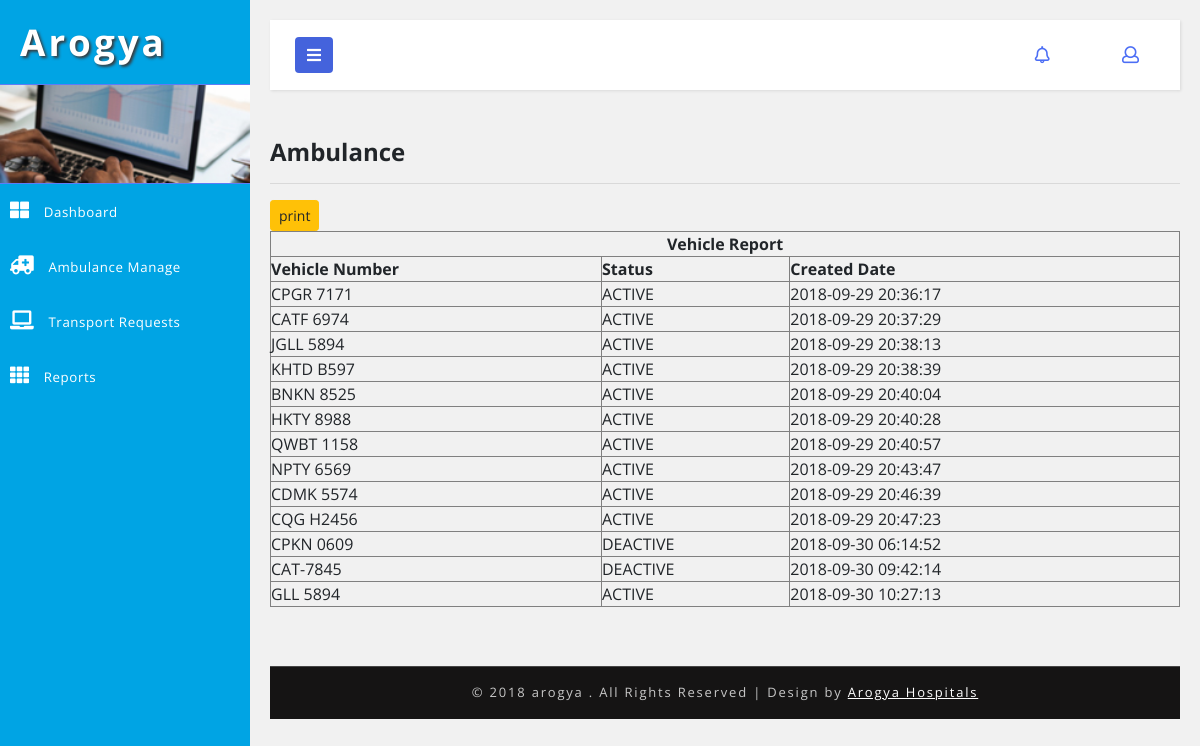
Screenshot of /Arogya_/arogyaadmin/transport/report-vehicle.php with the database file from the repository.
### tables this page shows
CREATE TABLE `hms_vehicle` (
  `id` int(5) NOT NULL,
  `vehicle_number` varchar(30) DEFAULT NULL,
  `status_code` varchar(50) DEFAULT 'ACTIVE',
  `created_date` timestamp NULL DEFAULT CURRENT_TIMESTAMP
);

### Arogya_/arogyaadmin/DB.php (called while the page is built, shortened)
<?php
function getDBConnection() {
    $servername = "localhost";
    $username = "root";
    $password = "";
    $db = "hmsdb";
    $conn = mysqli_connect($servername, $username, $password, $db);
    if (!$conn) {
        die("Connection failed: " . mysqli_connect_error());
    } else {
        return $conn;
    }
}
function getData($sql) {
    $conn = getDBConnection();
    $result = mysqli_query($conn, $sql);
    if (mysqli_num_rows($result) > 0) {
        return $result;
    } else {
        return FALSE;
    }
}
?>

### Arogya_/arogyaadmin/transport/report-vehicle.php (the view, shortened to what this page needs)
<?php
include '../DB.php';
?>
<!DOCTYPE html>
<html lang="en">
    <head>
        <link rel="stylesheet" href="https://maxcdn.bootstrapcdn.com/font-awesome/4.7.0/css/font-awesome.min.css">
        <link href="../css/bootstrap.css" rel="stylesheet" type="text/css" media="all" />
        <link href="../css/style.css" rel="stylesheet" type="text/css" media="all" />
        <link rel="stylesheet" href="../css/style4.css">
        <link href="../css/fontawesome-all.css" rel="stylesheet">
    </head>
    <body>
        <div class="wrapper">
            <nav id="sidebar">
                <div class="sidebar-header">
                    <h1>
                        <a href="#">Arogya</a>
                    </h1>
                </div>
                <div class="profile-bg"></div>
                <?php
                include_once '../_tree_transport.php';
                ?>
            </nav>
            <div id="content">
                <?php include_once '../_top_bar.php'; ?>
                <div class="blank-page-content">
                    <h4>  Ambulance </h4>
                    <hr>
                    <div class="row">
                        <div class="col-md-12">
                             <a href="#" class="btn btn-warning btn-sm" onclick="PrintElem('printdiv')">print</a>
                             <div id="printdiv">
                            <table border="1" style="width: 100%">
                                <thead>
                                    <tr style="text-align: center">
                                        <th colspan="3">Vehicle Report</th>
                                    </tr>
                                    <tr>
                                        <th>Vehicle Number</th>
                                        <th>Status</th>
                                        <th>Created Date</th>
                                    </tr>
                                </thead>
                                <tbody>
                                    <?php
                                        $sql = "SELECT * FROM hms_vehicle";
                                        $data0 = getData($sql);
                                        if ($data0 != null) {
                                            foreach ($data0 as $value) {
                                                ?>
                                                <tr>
                                                    <td><?= $value['vehicle_number']?></td>
                                                    <td><?= $value['status_code']?></td>
                                                    <td><?= $value['created_date']?></td>
                                                </tr>
                                                <?php
                                            }
                                        }
                                    ?>
                                </tbody>
                            </table>
</div>
                        </div>
                    </div>
                </div>
                <?php include '../_footer.php'; ?>
            </div>
        </div>
        <link href="../css/jquery.dataTables.min.css" rel="stylesheet" type="text/css"/>
    </body>
</html>

### Arogya_/arogyaadmin/css/style.css (style rules this page uses)
* { margin: 0; padding: 0; }
body { background: radial-gradient(#eee, #668); height: 100vh; width: 100vw; }
html, body { margin: 0; font-size: 100%; font-family: 'Open Sans', sans-serif; background: #fff; }
.blank-page-content { min-height: 480px; }
body a { text-decoration: none; transition: 0.5s all; -webkit-transition: 0.5s all; -moz-transition: 0.5s all; -o-transition: 0.5s all; -ms-transition: 0.5s all; }
h1, h2, h3, h4, h5, h6 { margin: 0; font-weight: 700; }
.profile-bg { border: 1px solid #5d7cf7; border-left: none; border-right: none; background: url(../images/menu1.jpg)no-repeat 0px 0px; -webkit-background-size: cover; -moz-background-size: cover; -o-background-size: cover; -ms-background-size: cover; background-size: cover; min-height: 100px; }

### Arogya_/arogyaadmin/css/style4.css (style rules this page uses)
body { font-family: 'Open Sans', sans-serif; background: #f1f1f1; }
a, a:hover, a:focus { color: inherit; text-decoration: none; transition: all 0.3s; }
.wrapper { display: flex; align-items: stretch; }
#sidebar { min-width: 250px; max-width: 250px; background: #00a4e4; color: #fff; transition: all 0.3s; }
.sidebar-header h1 { font-size: 2.3em; letter-spacing: 3px; color: #fff; text-shadow: 2px 2px 3px #39393a; }
#sidebar .sidebar-header { padding: 20px; background: #00a4e4; }
#content { padding: 20px; min-height: 100vh; transition: all 0.3s; overflow: hidden; width: 100%; }

### rows the page displays
hms_vehicle: vehicle_number "CPGR 7171", status_code "ACTIVE", created_date "2018-09-29 20:36:17"
hms_vehicle: vehicle_number "CATF 6974", status_code "ACTIVE", created_date "2018-09-29 20:37:29"
hms_vehicle: vehicle_number "JGLL 5894", status_code "ACTIVE", created_date "2018-09-29 20:38:13"
hms_vehicle: vehicle_number "KHTD B597", status_code "ACTIVE", created_date "2018-09-29 20:38:39"
hms_vehicle: vehicle_number "BNKN 8525", status_code "ACTIVE", created_date "2018-09-29 20:40:04"
hms_vehicle: vehicle_number "HKTY 8988", status_code "ACTIVE", created_date "2018-09-29 20:40:28"
hms_vehicle: vehicle_number "QWBT 1158", status_code "ACTIVE", created_date "2018-09-29 20:40:57"
hms_vehicle: vehicle_number "NPTY 6569", status_code "ACTIVE", created_date "2018-09-29 20:43:47"
hms_vehicle: vehicle_number "CDMK 5574", status_code "ACTIVE", created_date "2018-09-29 20:46:39"
hms_vehicle: vehicle_number "CQG H2456", status_code "ACTIVE", created_date "2018-09-29 20:47:23"
hms_vehicle: vehicle_number "CPKN 0609", status_code "DEACTIVE", created_date "2018-09-30 06:14:52"
hms_vehicle: vehicle_number "CAT-7845", status_code "DEACTIVE", created_date "2018-09-30 09:42:14"
hms_vehicle: vehicle_number "GLL 5894", status_code "ACTIVE", created_date "2018-09-30 10:27:13"
